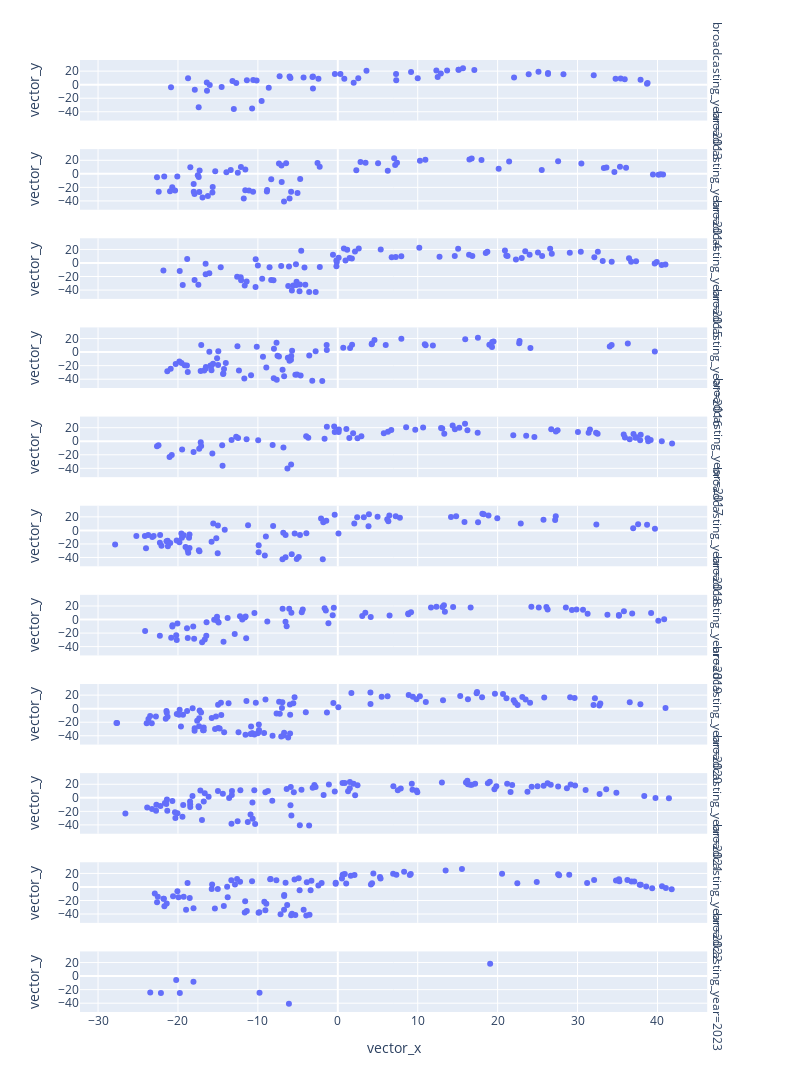

Notebook code for this chart:
### Code cell
df = px.data.tips()
fig = px.scatter(stories_df_merged, x='vector_x', y='vector_y', hover_data=["index", "title"], facet_row="broadcasting_year", width=800, height=2000)
fig.show()

### Figure 1 — Plotly figure (JSON) as saved in the notebook; plotly's stock layout.template omitted (floating-point values rounded to 4 significant figures; data arrays with more than 128 entries replaced by an {"elided": "..."} marker saying what was removed)
{"data": [{"customdata": [["0325", "「映画ドラえもん のび太の新魔界大冒険～７人の魔法使い～」"], ["0326", "「ばくはつコショウ」"], ["0326", "「何が何でもお花見を」"], ["0327", "「やりクリしてハワイ旅行」"], ["0327", "「しずかちゃんのはごろも」"], ["0328", "「ひるねは天国で」"], ["0328", "「どくさいスイッチ」"], ["0329", "「インスタントママ」"], ["0329", "「狙われたジャイアン」"], ["0330", "「脱出！ 恐怖の骨川ハウス」"], ["0330", "「さとりヘルメット」"], ["0331", "「イエコプター」"], ["0331", "「しずかちゃんの最悪な誕生日」"], ["0332", "「朱にまじわれ棒」"], ["0332", "「ジャイアンがパンダ」"], ["0333", "「おみやげフロシキ」"], ["0333", "「最強！黒おびのび太」"], ["0334", "「ジャイアンの引退コンサート」"], ["0334", "「ユメかんとくいす」"], ["0335", "「あべこべ世界ミラー」"], ["0335", "「のび太の秘密トンネル」"], ["0336", "「ひっこし地図でおひっこし」"], ["0336", "「かがみでコマーシャル」"], ["0337", "「なんでもアイス棒」"], ["0337", "「決心コンクリート」"], ["0338", "「さよならボクのそうじ機」"], ["0338", "「真夏の夜の大航海」"], ["0338", "「ダイスキンドリンク」"], ["0339", "「深海サイクリング」"], ["0339", "「のび太のドッキリビデオ」"], ["0340", "「花火を育てよう！」"], ["0340", "「分身ハンマー」"], ["0341", "「オバケと暮らした夏休み」"], ["0341", "「カチンカチンライト」"], ["0342", "「のび太の夏祭り大作戦！」"], ["0342", "「サハラ砂漠で勉強はできない」"], ["0343", "「のび太エネルギーの使い方」"], ["0343", "「はなバルーンで大空に」"], ["0344", "「真夜中の巨大ドラたぬき」"], ["0345", "「にんげん機関車」"], ["0345", "「箱庭で松たけがり」"], ["0346", "「ハロウィンって何の日？」"], ["0346", "「味見スプーン」"], ["0347", "「マジックハンドでやりたい放題」"], ["0347", "「ゴルゴンの首」"], ["0348", "「ヤキイモの気持ち」"], ["0348", "「すい星がギンギラギン」"], ["0349", "「のび太ｖｓ武蔵　巌流島ちょっと前の戦い」"], ["0350", "「ドラえもんに落書き」"], ["0350", "「燃えよ！ドラミのスケート特訓」"], ["0350", "「タイムマシンがなくなった！！」"], ["0351", "「ケガワリング」"], ["0351", "「クリスマスきらきら大作戦」"], ["0352", "「エイコーノトビラ」"], ["0352", "「おだてジョーズ」"], ["0352", "「雪山のロマンス」"]], "hovertemplate": "broadcasting_year=2013<br>vector_x=%{x}<br>vector_y=%{y}<br>index=%{customdata[0]}<br>title=%{customdata[1]}<extra></extra>", "legendgroup": "", "marker": {"color": "#636efa", "symbol": "circle"}, "mode": "markers", "name": "", "orientation": "v", "showlegend": false, "type": "scatter", "x": [-18.74, 2.559, -17.89, 22.05, 13.68, -4.283, 25.11, -8.64, -2.425, -6.036, -3.17, 35.9, 15.14, 12.5, 35.39, 26.31, 38.69, 34.76, -16.39, 17.08, -3.109, -12.71, 0.3277, -13.01, -10.72, 9.166, -10.16, 7.288, -16.37, -11.38, 37.89, -17.41, -5.928, -16.03, -14.53, 32.03, -9.529, 0.8114, -13.18, 28.23, -10.59, 15.1, 15.66, 38.76, -0.3628, -7.281, -3.11, 7.311, -20.87, 23.89, 10.0, 12.33, 12.89, 26.3, 3.588, 1.986], "xaxis": "x11", "y": [9.607, 9.504, -7.304, 10.53, 20.79, 10.45, 18.98, -4.551, 8.851, 12.17, 11.36, 7.926, 22.11, 11.17, 9.172, 17.34, 1.547, 8.625, 3.208, 21.81, -5.533, 2.393, 15.62, -35.81, -35.05, 18.67, 6.022, 15.72, -8.956, 6.481, 7.195, -33.4, 9.935, -0.445, -3.595, 14.02, -24.05, 8.891, 5.591, 15.56, 7.049, 22.1, 24.37, 2.391, 15.61, 12.3, 12.26, 6.61, -3.639, 15.3, 9.484, 20.99, 16.6, 15.96, 20.74, 2.697], "yaxis": "y11"}, {"customdata": {"elided": "70x2 str values"}, "hovertemplate": "broadcasting_year=2014<br>vector_x=%{x}<br>vector_y=%{y}<br>index=%{customdata[0]}<br>title=%{customdata[1]}<extra></extra>", "legendgroup": "", "marker": {"color": "#636efa", "symbol": "circle"}, "mode": "markers", "name": "", "orientation": "v", "showlegend": false, "type": "scatter", "x": [30.48, 39.44, -18.45, 7.177, -20.71, -20.36, -2.266, -13.94, 21.44, -7.363, 33.61, 10.96, -17.34, -4.706, 36.07, 7.407, -17.52, 2.316, 27.57, -12.51, -13.4, -15.34, -17.4, 25.52, -5.04, -18.02, -5.841, 10.28, 33.29, -2.539, 6.254, -11.58, 7.05, -12.12, 34.61, -6.728, 35.31, -8.844, 2.844, -11.57, -6.468, -7.019, 16.76, -18.03, -8.33, 5.038, 3.472, -10.6, -8.873, -11.11, -15.65, -6.036, -17.93, -15.69, 40.13, -16.93, 40.7, -22.41, -11.77, 40.39, -21.72, -17.29, -22.63, 20.13, 17.98, -20.08, -7.046, -20.99, -16.26, 16.47], "xaxis": "x10", "y": [15.36, -1.145, 9.834, 13.17, -19.74, -24.7, 10.34, 2.154, 18.21, 15.16, 9.519, 20.88, -26.97, -7.619, 9.004, 16.44, -2.129, 5.406, 18.64, 1.466, 5.815, 3.645, -4.823, 5.722, -28.21, -26.61, -26.58, 19.48, 8.616, 16.13, 4.545, -24.2, 23.08, 10.15, 2.611, -41.01, 10.46, -23.84, 17.55, 6.48, 15.67, -12.08, 22.54, -15.13, -8.081, 15.55, 16.21, -26.36, -26.2, -24.79, -19.49, -36.31, -29.85, -27.63, -1.529, -35.07, -1.042, -26.34, -36.38, -0.7445, -4.072, 4.838, -5.015, 7.499, 20.39, -3.802, 12.24, -25.7, -32.86, 21.3], "yaxis": "y10"}, {"customdata": {"elided": "86x2 str values"}, "hovertemplate": "broadcasting_year=2015<br>vector_x=%{x}<br>vector_y=%{y}<br>index=%{customdata[0]}<br>title=%{customdata[1]}<extra></extra>", "legendgroup": "", "marker": {"color": "#636efa", "symbol": "circle"}, "mode": "markers", "name": "", "orientation": "v", "showlegend": false, "type": "scatter", "x": [30.41, -4.578, 15.06, -11.41, -16.08, 10.2, -19.78, -4.79, 26.57, -3.584, 22.29, -10.27, -2.766, -10.0, -17.45, 1.761, -10.29, 1.175, -14.65, 1.481, 26.78, -7.085, -18.85, 40.53, 0.7632, 18.51, -4.743, -0.1713, -11.65, 39.65, -12.6, -5.744, -2.253, -5.579, -8.047, -8.541, 16.42, 24.0, 7.251, 2.149, -0.1269, 32.54, 2.622, -5.163, -5.237, 21.09, -6.108, 36.7, -16.54, 21.24, 7.944, 18.71, -6.202, 5.37, 25.05, 16.83, -4.069, -17.92, -4.17, 23.45, 23.02, -5.19, 39.91, -8.337, 12.73, 33.15, 36.44, -12.1, -0.6041, 34.27, 14.64, 32.1, 20.91, 6.74, 25.57, 0.9621, -21.82, -16.53, -0.1815, -19.4, 41.0, 29.03, -9.462, 0.1049, -12.15, 37.32], "xaxis": "x9", "y": [16.53, 17.85, 21.05, -27.45, -15.14, 22.44, -11.92, -41.69, 20.84, -42.72, 5.063, 5.394, -43.0, -3.833, -32.31, 6.411, -35.55, 19.49, -6.363, 7.423, 13.46, -4.564, 5.729, -2.836, 21.51, 14.54, -31.77, -4.9, -33.17, -0.7798, -20.21, -40.79, -6.017, -33.12, -25.56, -6.478, 12.28, 12.25, 8.976, 17.09, 1.358, 16.51, 21.38, -27.86, -1.892, 11.07, -5.128, 1.844, -1.225, 10.37, 9.887, 16.74, -34.02, 19.77, 15.31, 10.32, -32.2, -25.07, -6.586, 17.24, 7.203, -32.51, 1.353, -24.97, 9.244, 2.723, 6.909, -25.65, 12.28, 1.747, 10.32, 8.333, 18.32, 8.569, 10.31, 3.713, -11.22, -16.77, 3.796, -32.36, -2.431, 14.93, -23.18, 7.817, -21.0, 2.525], "yaxis": "y9"}, {"customdata": {"elided": "78x2 str values"}, "hovertemplate": "broadcasting_year=2016<br>vector_x=%{x}<br>vector_y=%{y}<br>index=%{customdata[0]}<br>title=%{customdata[1]}<extra></extra>", "legendgroup": "", "marker": {"color": "#636efa", "symbol": "circle"}, "mode": "markers", "name": "", "orientation": "v", "showlegend": false, "type": "scatter", "x": [-6.044, -1.396, -8.946, 15.95, -1.376, -15.11, 34.27, -7.642, 10.99, -14.24, 36.29, 39.67, 18.96, -17.09, -2.775, -6.253, 1.786, -15.82, 11.89, -16.51, -5.722, 34.03, 0.6809, -12.56, 10.89, -19.17, -16.71, -12.37, 19.3, -16.53, -3.572, -17.16, -11.7, -7.669, -19.83, -14.35, -9.363, 7.952, -15.93, 4.59, -7.546, 22.74, 4.243, 19.49, -18.88, 5.996, -19.56, -16.07, -20.28, -5.857, -3.196, -21.33, -1.945, -7.989, -5.1, 22.7, -14.95, -7.367, -5.826, -5.31, 1.537, -6.91, -10.86, -14.02, -10.14, -15.81, 4.269, -4.654, 19.32, -6.716, -15.61, -20.91, 24.1, -8.013, -14.98, -18.77, 17.53, -14.32], "xaxis": "x8", "y": [-12.58, 10.37, -22.71, 18.83, 3.206, -9.058, 10.39, -40.78, 10.14, -24.78, 12.76, 0.7831, 10.75, 10.39, 1.11, -8.238, 11.03, -20.13, 9.884, -21.84, 1.984, 8.346, 6.515, 8.736, 11.44, -19.57, -27.07, -27.32, 7.486, -24.34, -5.11, -27.87, -38.85, 13.65, -13.81, -32.28, -7.025, 19.82, -19.85, 17.88, -5.286, 16.52, 11.58, 15.73, -19.8, 10.6, -15.93, 0.4835, -17.69, -11.11, -42.12, -28.22, -42.79, 4.885, -33.04, 13.01, 1.111, -6.41, -5.732, -33.59, 6.246, -25.98, -34.25, -16.0, 7.843, -26.79, 12.72, -34.5, 14.89, -35.57, -17.36, -24.56, 6.058, -38.5, -19.07, -29.39, 21.37, -31.68], "yaxis": "y8"}, {"customdata": {"elided": "73x2 str values"}, "hovertemplate": "broadcasting_year=2017<br>vector_x=%{x}<br>vector_y=%{y}<br>index=%{customdata[0]}<br>title=%{customdata[1]}<extra></extra>", "legendgroup": "", "marker": {"color": "#636efa", "symbol": "circle"}, "mode": "markers", "name": "", "orientation": "v", "showlegend": false, "type": "scatter", "x": [-1.371, 5.758, -12.48, 0.1058, -3.695, -21.05, -22.44, 14.37, -0.453, 26.71, 2.948, 15.92, -17.34, -14.42, -5.843, 27.5, -22.62, 27.29, 13.07, 10.68, 37.0, 37.9, 35.93, -14.47, 41.83, 16.22, -17.15, 17.5, 12.92, -13.29, -3.959, 14.66, 35.78, -1.656, 36.53, -18.05, -11.41, 30.05, -0.3861, -19.48, 38.77, -12.72, 39.15, -20.78, 32.32, 1.915, 6.691, -6.802, 1.07, 23.57, -8.154, 31.38, 40.54, 0.1348, 38.85, 6.28, -6.3, 15.2, 37.4, 2.465, -9.962, 24.6, 8.552, 9.689, 13.32, 37.25, 31.55, 1.442, -17.1, 21.96, 37.83, 32.51, -15.7], "xaxis": "x7", "y": [21.37, 11.74, 4.957, 13.78, 5.091, -23.41, -6.057, 23.4, 21.73, 17.8, 7.544, 25.77, -10.98, -36.33, -34.49, 16.14, -7.394, 14.39, 18.81, 20.19, 10.6, 9.706, 5.488, -5.822, -3.407, 16.28, -1.58, 12.46, 19.71, 1.749, 7.571, 17.74, 10.01, 3.724, 2.942, -15.71, 3.057, 13.54, 13.59, -12.33, 4.563, 6.667, 1.876, -20.2, 12.54, 11.79, 16.72, -9.08, 18.09, 8.185, -5.357, 12.51, -0.1333, 17.53, 0.1284, 14.04, -40.4, 20.11, 5.739, 4.383, 1.591, 6.131, 20.63, 16.8, 10.99, 5.302, 17.24, 4.843, -6.996, 8.931, 1.479, 11.0, -17.98], "yaxis": "y7"}, {"customdata": {"elided": "83x2 str values"}, "hovertemplate": "broadcasting_year=2018<br>vector_x=%{x}<br>vector_y=%{y}<br>index=%{customdata[0]}<br>title=%{customdata[1]}<extra></extra>", "legendgroup": "", "marker": {"color": "#636efa", "symbol": "circle"}, "mode": "markers", "name": "", "orientation": "v", "showlegend": false, "type": "scatter", "x": [-0.3907, 22.89, 25.74, -8.094, 6.449, 18.86, 7.77, -19.58, 37.58, 6.322, 4.975, 6.188, 18.27, -5.395, -1.817, 17.55, 0.08379, -17.38, 27.19, 14.81, -4.734, -9.13, -9.002, -18.62, 3.843, -21.29, -22.24, 36.96, -14.15, -1.441, -15.03, -22.26, -27.87, -6.54, -15.0, 32.35, -19.82, -23.04, 3.893, -21.44, -17.31, -2.096, 19.96, -24.0, -15.59, -18.55, -18.72, 14.17, -6.826, 27.27, 18.09, -23.21, -11.23, -18.56, -9.908, 2.424, -24.14, -1.88, -15.79, 7.248, -9.899, -25.21, -21.26, -19.51, -5.136, -15.2, -23.72, -6.921, -20.16, -22.06, -5.765, 39.68, -19.05, -3.935, -18.79, -19.29, -6.533, 2.063, 38.7, 15.85, 3.253, -20.97, -4.887], "xaxis": "x6", "y": [23.16, 10.07, 15.62, 6.329, 22.15, 21.93, 18.56, -4.433, 9.072, 13.32, 20.3, 16.53, 23.94, -4.458, 11.85, 11.96, -4.735, -29.35, 15.36, 21.02, -6.749, -36.99, -9.053, -10.99, 6.112, -15.16, -6.9, 3.329, 0.917, 14.06, -33.92, -18.21, -20.9, -39.71, 7.307, 8.862, -17.59, -8.268, 23.93, -15.93, -30.61, 17.42, 17.97, -26.26, 10.05, -26.01, -32.94, 19.65, -3.649, 20.82, 24.56, -9.698, 7.685, -6.245, -32.41, 19.47, -8.437, -42.77, -16.82, 20.75, -21.82, -8.168, -23.56, -10.9, -42.24, -11.63, -6.828, -42.61, -15.05, -22.73, -35.22, 2.342, -24.46, -4.359, -29.13, -7.322, -6.909, 10.05, 8.35, 12.25, 19.27, -18.52, -39.37], "yaxis": "y6"}, {"customdata": [["0548", "「ランプのけむりオバケ」"], ["0548", "「ジャイアンシチュー」"], ["0549", "「ポケットの中のぴょん太」"], ["0549", "「平和アンテナ」"], ["0550", "「フェスティバルーン」"], ["0550", "「ホカホカ雪で雪合戦」"], ["0551", "「熱血応援マイク」"], ["0551", "「オモイコミン」"], ["0552", "「ドラかぐや、月に帰る！？」"], ["0552", "「おおかみ男クリーム」"], ["0553", "「映画ドラえもん のび太の宝島」"], ["0554", "「タイムふろしき」"], ["0554", "「ニセ宇宙人」"], ["0555", "「化石大発見！」"], ["0555", "「布団にのってふわふわり」"], ["0556", "「ゆめの町、ノビタランド」"], ["0556", "「ドラえもんをのぞいちゃえ！」"], ["0557", "「ダジャレーランド」"], ["0557", "「無敵！コンチュー丹」"], ["0558", "「タタミのたんぼ」"], ["0558", "「未来からの買い物」"], ["0559", "「のび太のおいしい食べ方」"], ["0559", "「お料理ワッペン」"], ["0560", "「しつけキャンディー」"], ["0560", "「人間味調味料」"], ["0561", "「トランポリンゲン」"], ["0561", "「シャボン玉宅配便」"], ["0562", "「ネアンデルタール人を救え」"], ["0562", "「のび太もたまには考える」"], ["0563", "「大スタージャイアン！？」"], ["0563", "「恐怖のディナーショー」"], ["0564", "「ガワラオニ」"], ["0564", "「チョージャワラシベ」"], ["0565", "「本人ビデオでほめられたい」"], ["0565", "「ホ、ホ、ホタル来い」"], ["0566", "「わたがし雲メーカー」"], ["0566", "「ねがい七夕ロケット」"], ["0567", "「イロガラドラえもん」"], ["0567", "「海に入らず海底を散歩する方法」"], ["0567", "「２２世紀で夏休み」"], ["0568", "「大パニック！のび太のヒマワリ日記」"], ["0568", "「けん銃王コンテスト」"], ["0569", "「ゾクゾク！？学校の七不思議」"], ["0569", "「人食いハウス」"], ["0570", "「立体パズルハンマー」"], ["0570", "「サンタイン」"], ["0571", "「恐怖のたたりチンキ」"], ["0571", "「レプリコッコ花火」"], ["0572", ["「未来の迷宮（ラビリンス） おかし城（キャッスル）」", "「謎のピラミッド！？エジプト大冒険」"]], ["0573", "「ねこっかぶり」"], ["0573", "「強～いイシ」"], ["0574", "「ドラえもんがいっぱい」"], ["0574", "「アルマジロン」"], ["0575", "「変身レプリンター」"], ["0575", "「ツバメののび太」"], ["0576", "「落とし物つりぼり」"], ["0576", "「強いペットがほしい」"], ["0577", "「へやいっぱいの大どらやき」"], ["0577", "「ドラドラスパイ大作戦」"], ["0578", "「ヴェルサイユのママ」"], ["0578", "「動物型にげだし錠」"], ["0579", "「ウルトラリング」"], ["0579", "「いろいろソーダセット」"], ["0580", "「ピクニックで先をこせ」"], ["0580", "「かがみのない世界」"], ["0581", "「多目的お守りは責任感が強い」"], ["0581", "「野比家、夢の温泉旅行」"], ["0582", "「捜査ごっこセット」"], ["0582", "「イースター島のモアイ」"], ["0583", "「タイムワープでプレゼントを」"], ["0583", "「クリスマスに雪を」"], ["0584", "「ネズミ年だよ！ドラえもん」"], ["0584", "「出てくる出てくるお年玉」"]], "hovertemplate": "broadcasting_year=2019<br>vector_x=%{x}<br>vector_y=%{y}<br>index=%{customdata[0]}<br>title=%{customdata[1]}<extra></extra>", "legendgroup": "", "marker": {"color": "#636efa", "symbol": "circle"}, "mode": "markers", "name": "", "orientation": "v", "showlegend": false, "type": "scatter", "x": [-20.85, 36.84, 11.66, -18.78, 35.18, 35.8, -20.68, -6.082, -14.3, -12.24, -16.65, -4.385, -14.91, -8.821, -17.98, -22.27, -6.545, -12.9, -13.79, 3.443, 3.058, -20.22, -18.09, -20.7, 31.26, 28.54, -16.98, 6.477, 8.833, -15.12, -0.6389, -11.63, -1.652, -11.53, 13.09, -15.08, 4.121, 33.74, -15.47, 13.4, -18.87, -5.807, -11.96, 40.84, -20.15, 8.813, 29.87, 39.2, -6.401, -16.42, 35.17, -16.46, 30.68, -10.43, 29.3, 13.28, 24.22, 14.43, -20.07, 9.163, 26.25, 12.34, 26.1, 25.15, -6.906, 40.1, 16.62, -4.512, -1.496, -0.5008, -24.11, -11.47, -1.173], "xaxis": "x5", "y": [-27.01, 8.799, 17.81, -27.13, 5.766, 12.31, -8.316, 16.03, -32.96, 4.859, -29.56, 14.86, -4.29, -2.852, -28.49, -24.08, -3.148, -21.46, 2.338, 9.942, 5.372, -23.38, -10.18, -10.13, 8.576, 17.62, -33.67, 6.126, 7.63, 4.058, 6.464, 3.131, 16.65, 4.405, 18.34, -1.756, 3.726, 6.992, -0.3144, 11.39, -13.01, 10.15, 0.04453, 0.2446, -30.13, 8.792, 14.88, 9.77, -9.915, -3.846, 6.541, -23.85, 14.31, 9.576, 13.92, 21.09, 18.92, 18.45, -5.833, 10.69, 14.87, 19.04, 18.61, 17.67, 16.05, -1.82, 17.82, 10.92, 13.28, 17.42, -16.85, -27.76, -5.496], "yaxis": "y5"}, {"customdata": {"elided": "107x2 str values"}, "hovertemplate": "broadcasting_year=2020<br>vector_x=%{x}<br>vector_y=%{y}<br>index=%{customdata[0]}<br>title=%{customdata[1]}<extra></extra>", "legendgroup": "", "marker": {"color": "#636efa", "symbol": "circle"}, "mode": "markers", "name": "", "orientation": "v", "showlegend": false, "type": "scatter", "x": [29.63, 22.5, -17.36, -10.26, -5.99, -23.28, 36.53, -5.962, -7.261, -23.92, -20.15, 22.01, -6.936, -19.37, 0.06685, -7.66, 23.09, -9.88, -19.63, -9.908, 23.5, -5.566, 32.85, -9.861, -17.6, -10.01, -10.69, -15.78, 4.092, -10.71, 37.86, -14.97, -10.43, -16.78, -1.36, 4.081, -14.22, -9.226, 13.17, -27.7, -7.343, -23.48, -17.92, 29.07, 5.493, -6.989, -14.62, 41.01, -18.16, -8.166, -21.4, 17.37, -17.29, -15.24, -11.55, 6.225, -27.62, -0.5574, -14.98, -4.004, -14.78, -6.718, 15.32, -15.36, -5.41, 25.83, -11.43, -21.44, 19.66, -17.11, -21.53, -6.801, -12.42, 32.73, -6.211, -13.67, -21.3, -16.86, 8.873, 21.1, 9.392, -16.78, 32.17, 11.01, -5.974, 1.701, 16.29, 32.0, -22.76, -19.88, 24.06, 9.844, 10.27, -7.077, 22.2, -18.86, -9.051, -10.85, -23.69, 17.42, -14.58, -17.91, -10.91, -17.34, 20.67, -19.79, 18.05], "xaxis": "x4", "y": [15.83, 5.35, -26.07, 8.572, 6.283, -21.41, 9.628, -8.863, -7.43, -21.52, -7.882, 12.6, 9.617, -8.963, 2.041, -7.078, 17.38, -23.3, -26.23, -34.62, 13.38, 8.007, 7.721, -31.49, -17.73, -36.43, -36.81, -13.63, 7.051, -36.44, 6.482, -28.57, -38.17, -27.87, -5.489, 23.89, -34.8, -36.0, 12.31, -21.12, 10.3, -10.76, -32.5, 16.89, 17.72, 1.143, 8.782, 1.027, 0.7042, -39.83, -6.058, 22.86, -2.69, -11.56, -38.33, 18.32, -21.24, 8.377, 5.671, -5.184, -29.31, -35.58, 18.87, -29.83, 16.72, 16.36, 11.29, -3.283, 22.02, -5.787, -14.72, -39.75, -34.72, 4.644, -42.54, 7.828, -12.06, -31.71, 20.32, 15.36, 17.45, -31.78, 15.51, 9.824, -36.81, 22.98, 13.91, 5.592, -11.44, -9.009, 8.772, 13.95, 18.36, -41.14, 8.854, -3.394, 13.55, -26.37, -15.12, 24.72, -9.161, -28.81, -37.33, -14.19, 21.56, -1.512, 16.89], "yaxis": "y4"}, {"customdata": {"elided": "104x2 str values"}, "hovertemplate": "broadcasting_year=2021<br>vector_x=%{x}<br>vector_y=%{y}<br>index=%{customdata[0]}<br>title=%{customdata[1]}<extra></extra>", "legendgroup": "", "marker": {"color": "#636efa", "symbol": "circle"}, "mode": "markers", "name": "", "orientation": "v", "showlegend": false, "type": "scatter", "x": [27.57, 29.69, 24.99, -19.44, 41.43, 17.18, 16.21, -18.49, -14.38, -16.78, 28.67, 1.973, -8.202, -5.884, -10.68, -0.3788, -17.2, -18.18, -23.85, 16.56, -10.92, 25.76, -10.65, -4.751, 23.73, -2.782, 16.04, -2.932, 34.86, 7.506, -13.3, 9.854, 19.83, -16.17, 18.78, 9.947, -5.812, -5.92, -6.399, -17.0, -26.58, -10.45, -19.35, -21.34, -22.74, -18.47, -3.147, -13.6, 9.349, 38.35, -18.46, -23.25, -13.24, 16.29, -13.26, -1.119, 2.169, -21.38, -17.39, -9.064, 1.285, -20.32, -21.63, 13.03, 0.8692, 6.95, -12.54, 1.5, -10.35, -3.589, -17.42, 29.14, -20.06, 21.19, 32.76, 2.467, 21.82, 26.24, -16.65, 19.6, 19.02, -20.7, 33.58, 26.65, -22.7, 24.26, -20.38, -4.547, -5.502, 9.259, -22.19, -21.46, 39.75, -11.26, -15.0, 1.513, 21.62, 31.01, 7.875, 0.5896, 16.77, -8.744, -12.19, -1.777], "xaxis": "x3", "y": [16.73, 18.21, 17.16, -27.84, -0.8246, 20.73, 25.33, -5.266, 6.077, -5.472, 14.01, 20.93, -4.282, 15.94, -6.988, 9.235, 10.65, 2.551, -14.27, 19.32, -24.55, 17.76, -30.86, -40.34, 9.05, 16.05, 22.7, 19.1, 7.423, 11.06, -38.45, 10.96, 16.91, 1.559, 21.53, 8.138, -26.1, -11.05, 13.2, -32.85, -23.02, 11.12, -10.46, -19.14, -19.06, -9.826, 14.89, -0.3374, 11.83, 2.747, -13.61, -16.67, 10.2, 20.05, 4.217, 19.54, 3.909, -2.514, -14.05, 8.261, 9.667, -29.94, -7.739, 22.49, 21.85, 16.98, -34.64, 14.07, -38.78, -40.83, -12.5, 19.8, -22.89, 20.94, 5.797, 18.7, 18.76, 21.33, 6.644, 12.7, 23.76, -4.778, 12.54, 19.32, -10.31, 16.23, -21.43, 12.09, 8.186, 20.8, -12.17, -9.304, -0.1313, -35.83, 10.24, 23.36, 8.41, 11.49, 13.64, 21.71, 19.29, 10.22, 11.23, 4.114], "yaxis": "y3"}, {"customdata": {"elided": "101x2 str values"}, "hovertemplate": "broadcasting_year=2022<br>vector_x=%{x}<br>vector_y=%{y}<br>index=%{customdata[0]}<br>title=%{customdata[1]}<extra></extra>", "legendgroup": "", "marker": {"color": "#636efa", "symbol": "circle"}, "mode": "markers", "name": "", "orientation": "v", "showlegend": false, "type": "scatter", "x": [27.57, 39.34, 40.57, -8.945, 36.24, 27.69, 32.07, 6.925, -7.687, -2.026, -11.65, 4.285, -13.84, -21.41, 37.91, -21.7, -6.704, -2.43, -3.944, 37.1, -6.726, 31.2, -20.61, -22.62, -10.73, 0.6737, 35.23, -5.732, -6.535, 0.5163, -9.193, 1.623, 5.278, 22.46, -13.78, 5.351, -4.78, -21.82, 37.78, 38.59, -12.61, -9.912, -19.93, -21.76, -20.07, 2.091, 9.011, 9.129, 34.81, -11.59, -12.87, -11.39, 4.448, -18.53, 7.331, -0.2584, -5.317, 35.17, -22.9, -22.52, 0.5925, -3.88, -3.404, -8.406, -3.539, -9.063, -7.163, -18.99, 35.18, -8.461, -15.78, -15.73, -6.715, 20.56, -12.23, -6.337, 28.96, 15.53, -14.26, -9.822, -18.06, -19.29, 13.49, 36.75, 41.05, 0.8769, -5.84, -5.414, -15.38, -0.2671, -4.893, 24.89, 1.048, 41.78, -18.8, 4.145, 8.295, -13.32, -15.02, -4.275, -3.301], "xaxis": "x2", "y": [18.73, -1.889, 0.9831, -24.69, 10.45, 17.17, 10.21, 19.62, 9.857, 5.715, -37.58, 5.592, 0.2147, -24.44, 3.169, -28.5, -11.91, 2.168, -42.11, 8.045, -33.76, 5.927, -13.56, -22.72, 8.387, 18.52, 8.348, -39.63, 6.15, 12.56, -21.9, 16.67, 14.78, 5.565, -15.25, 12.51, -4.835, -17.31, 3.352, 0.5293, 11.77, -38.18, -15.32, -17.28, -6.36, 17.76, 17.59, 19.22, 9.422, -20.98, 3.481, -35.33, 19.97, -16.46, 18.0, 6.391, -41.44, 10.09, -9.588, -14.45, 17.48, 7.085, -4.884, 11.79, -40.88, -34.39, -40.33, -33.65, 11.45, 11.5, -2.823, 3.547, -13.44, 19.43, 7.824, -26.65, 18.2, 26.44, -27.98, -37.36, -31.4, -14.53, 24.13, 8.04, -1.714, 19.18, -41.86, 11.04, -31.98, 4.646, 13.04, 7.324, 4.95, -3.382, 5.69, 3.499, 22.47, 9.815, -2.858, -33.78, 9.284], "yaxis": "y2"}, {"customdata": [["0740", "「宝さがしペーパー」"], ["0740", "「カッカホカホカ」"], ["0741", "「巨大ロボットで雪あそび！？」"], ["0741", "「夜空に輝くピザ・ギョーザ」"], ["0742", "「ありがたみわかり機」"], ["0742", "「のび泥棒をタイホせよ！」"], ["0743", "「鬼のパンツはいいパンツ？」"], ["0743", "「雪だるまが町にやってきた」"]], "hovertemplate": "broadcasting_year=2023<br>vector_x=%{x}<br>vector_y=%{y}<br>index=%{customdata[0]}<br>title=%{customdata[1]}<extra></extra>", "legendgroup": "", "marker": {"color": "#636efa", "symbol": "circle"}, "mode": "markers", "name": "", "orientation": "v", "showlegend": false, "type": "scatter", "x": [-6.117, -20.22, -18.06, -23.47, 19.06, -22.13, -9.795, -19.77], "xaxis": "x", "y": [-40.72, -5.594, -8.37, -24.19, 18.13, -25.03, -24.67, -25.08], "yaxis": "y"}], "layout": {"annotations": [{"font": {}, "showarrow": false, "text": "broadcasting_year=2023", "textangle": 90, "x": 0.98, "xanchor": "left", "xref": "paper", "y": 0.03182, "yanchor": "middle", "yref": "paper"}, {"font": {}, "showarrow": false, "text": "broadcasting_year=2022", "textangle": 90, "x": 0.98, "xanchor": "left", "xref": "paper", "y": 0.1255, "yanchor": "middle", "yref": "paper"}, {"font": {}, "showarrow": false, "text": "broadcasting_year=2021", "textangle": 90, "x": 0.98, "xanchor": "left", "xref": "paper", "y": 0.2191, "yanchor": "middle", "yref": "paper"}, {"font": {}, "showarrow": false, "text": "broadcasting_year=2020", "textangle": 90, "x": 0.98, "xanchor": "left", "xref": "paper", "y": 0.3127, "yanchor": "middle", "yref": "paper"}, {"font": {}, "showarrow": false, "text": "broadcasting_year=2019", "textangle": 90, "x": 0.98, "xanchor": "left", "xref": "paper", "y": 0.4064, "yanchor": "middle", "yref": "paper"}, {"font": {}, "showarrow": false, "text": "broadcasting_year=2018", "textangle": 90, "x": 0.98, "xanchor": "left", "xref": "paper", "y": 0.5, "yanchor": "middle", "yref": "paper"}, {"font": {}, "showarrow": false, "text": "broadcasting_year=2017", "textangle": 90, "x": 0.98, "xanchor": "left", "xref": "paper", "y": 0.5936, "yanchor": "middle", "yref": "paper"}, {"font": {}, "showarrow": false, "text": "broadcasting_year=2016", "textangle": 90, "x": 0.98, "xanchor": "left", "xref": "paper", "y": 0.6873, "yanchor": "middle", "yref": "paper"}, {"font": {}, "showarrow": false, "text": "broadcasting_year=2015", "textangle": 90, "x": 0.98, "xanchor": "left", "xref": "paper", "y": 0.7809, "yanchor": "middle", "yref": "paper"}, {"font": {}, "showarrow": false, "text": "broadcasting_year=2014", "textangle": 90, "x": 0.98, "xanchor": "left", "xref": "paper", "y": 0.8745, "yanchor": "middle", "yref": "paper"}, {"font": {}, "showarrow": false, "text": "broadcasting_year=2013", "textangle": 90, "x": 0.98, "xanchor": "left", "xref": "paper", "y": 0.9682, "yanchor": "middle", "yref": "paper"}], "height": 2000, "legend": {"tracegroupgap": 0}, "margin": {"t": 60}, "width": 800, "xaxis": {"anchor": "y", "domain": [0, 0.98], "title": {"text": "vector_x"}}, "xaxis10": {"anchor": "y10", "domain": [0, 0.98], "matches": "x", "showticklabels": false}, "xaxis11": {"anchor": "y11", "domain": [0, 0.98], "matches": "x", "showticklabels": false}, "xaxis2": {"anchor": "y2", "domain": [0, 0.98], "matches": "x", "showticklabels": false}, "xaxis3": {"anchor": "y3", "domain": [0, 0.98], "matches": "x", "showticklabels": false}, "xaxis4": {"anchor": "y4", "domain": [0, 0.98], "matches": "x", "showticklabels": false}, "xaxis5": {"anchor": "y5", "domain": [0, 0.98], "matches": "x", "showticklabels": false}, "xaxis6": {"anchor": "y6", "domain": [0, 0.98], "matches": "x", "showticklabels": false}, "xaxis7": {"anchor": "y7", "domain": [0, 0.98], "matches": "x", "showticklabels": false}, "xaxis8": {"anchor": "y8", "domain": [0, 0.98], "matches": "x", "showticklabels": false}, "xaxis9": {"anchor": "y9", "domain": [0, 0.98], "matches": "x", "showticklabels": false}, "yaxis": {"anchor": "x", "domain": [0, 0.06364], "title": {"text": "vector_y"}}, "yaxis10": {"anchor": "x10", "domain": [0.8427, 0.9064], "matches": "y", "title": {"text": "vector_y"}}, "yaxis11": {"anchor": "x11", "domain": [0.9364, 1.0], "matches": "y", "title": {"text": "vector_y"}}, "yaxis2": {"anchor": "x2", "domain": [0.09364, 0.1573], "matches": "y", "title": {"text": "vector_y"}}, "yaxis3": {"anchor": "x3", "domain": [0.1873, 0.2509], "matches": "y", "title": {"text": "vector_y"}}, "yaxis4": {"anchor": "x4", "domain": [0.2809, 0.3445], "matches": "y", "title": {"text": "vector_y"}}, "yaxis5": {"anchor": "x5", "domain": [0.3745, 0.4382], "matches": "y", "title": {"text": "vector_y"}}, "yaxis6": {"anchor": "x6", "domain": [0.4682, 0.5318], "matches": "y", "title": {"text": "vector_y"}}, "yaxis7": {"anchor": "x7", "domain": [0.5618, 0.6255], "matches": "y", "title": {"text": "vector_y"}}, "yaxis8": {"anchor": "x8", "domain": [0.6555, 0.7191], "matches": "y", "title": {"text": "vector_y"}}, "yaxis9": {"anchor": "x9", "domain": [0.7491, 0.8127], "matches": "y", "title": {"text": "vector_y"}}}}
